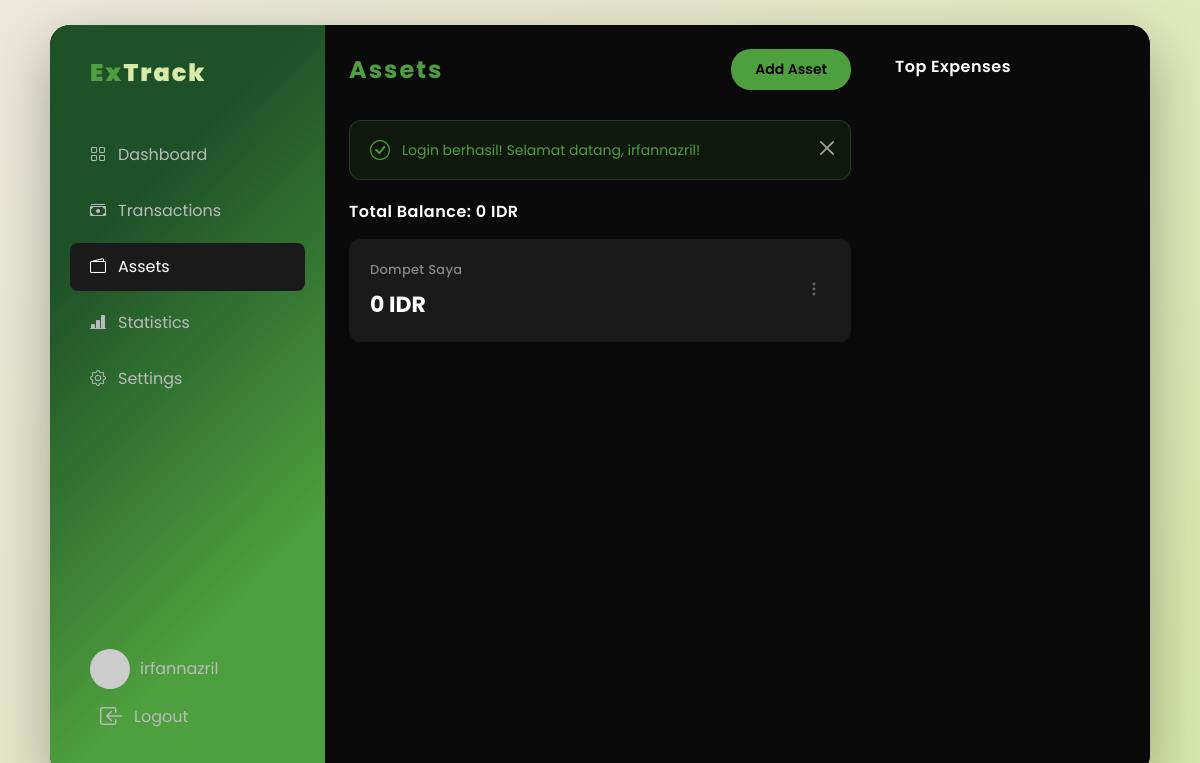
Before: /pages/assets.php (signed in) with the older database file.
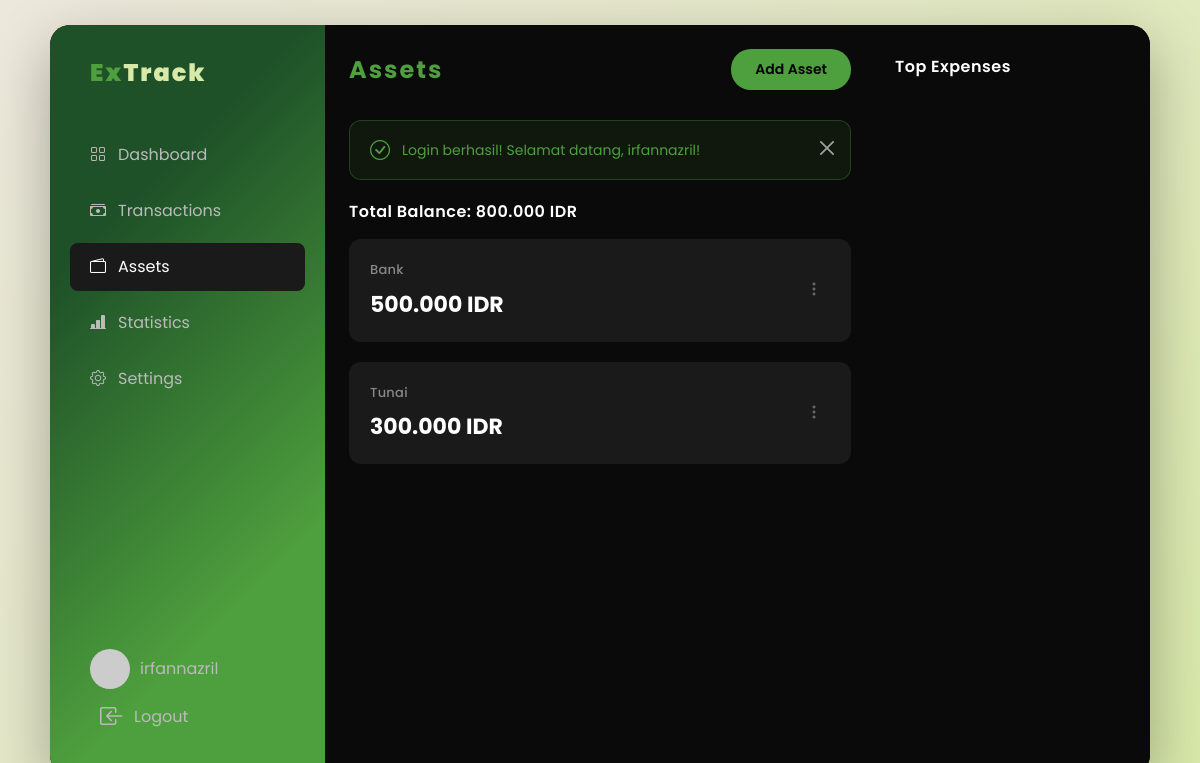
After: the same page with the newer database file.
### tables this page shows
CREATE TABLE `assets` (
  `asset_id` int(11) NOT NULL,
  `user_id` int(11) NOT NULL,
  `asset_name` varchar(100) NOT NULL,
  `balance` decimal(15,2) DEFAULT 0.00,
  `created_at` timestamp NOT NULL DEFAULT current_timestamp(),
  `updated_at` timestamp NOT NULL DEFAULT current_timestamp() ON UPDATE current_timestamp()
);

### includes/functions.php (called while the page is built, shortened)
<?php
function format_currency($amount) {
    return number_format($amount, 0, ',', '.');
}

### pages/assets.php (the view, shortened to what this page needs)
<?php
require_once __DIR__ . '/../includes/auth_check.php';
require_once __DIR__ . '/../includes/functions.php';
$stmt = $conn->prepare("SELECT * FROM assets WHERE user_id = ? ORDER BY created_at DESC");
$stmt->execute([$user_id]);
$assets = $stmt->fetchAll();
$stmt = $conn->prepare("SELECT COALESCE(SUM(balance), 0) as total FROM assets WHERE user_id = ?");
$stmt->execute([$user_id]);
$total_balance = $stmt->fetch()['total'];
?>
<!DOCTYPE html>
<html lang="en" data-bs-theme="dark">
<head>
  <link href="https://cdn.jsdelivr.net/npm/bootstrap@5.3.0/dist/css/bootstrap.min.css" rel="stylesheet">
  <link rel="stylesheet" href="https://cdn.jsdelivr.net/npm/bootstrap-icons@1.10.0/font/bootstrap-icons.css">
  <link rel="stylesheet" href="../assets/css/style.css">
</head>
<body>
  <div class="dashboard-container">
    <div class="row g-0">
      <div class="col-lg-3">
        <?php include __DIR__ . '/../includes/sidebar.php'; ?>
      </div>
      <div class="col-lg-6">
        <div class="main-content">
          <div class="header">
            <div class="menu">Assets</div>
            <button class="add-wallet-btn" data-bs-toggle="modal" data-bs-target="#addAssetModal">Add Asset</button>
          </div>
          <?php include __DIR__ . '/../includes/alert.php'; ?>
          <div class="section-title">Total Balance: <?= format_currency($total_balance) ?> IDR</div>
          <div class="asset-scroll">
            <?php if (empty($assets)): ?>
              <p class="text-muted">Belum ada asset</p>
            <?php else: ?>
              <?php foreach ($assets as $asset): ?>
                <div class="card-balance">
                  <div class="card-info">
                    <div class="card-label"><?= htmlspecialchars($asset['asset_name']) ?></div>
                    <div class="card-amount"><?= format_currency($asset['balance']) ?> IDR</div>
                  </div>
                  <div class="card-menu">
                    <button class="transaction-menu" onclick='editAsset(<?= json_encode($asset) ?>)'>
                      <i class="bi bi-three-dots-vertical"></i>
                    </button>
                  </div>
                </div>
              <?php endforeach; ?>
            <?php endif; ?>
          </div>
        </div>
      </div>
      <div class="col-lg-3">
        <div class="side-content">
          <div class="side-content-title">Top Expenses</div>
        </div>
      </div>
    </div>
  </div>
</body>
</html>

Changed rows visible on the page:
added assets: asset_name "Bank", balance "500.000"
changed assets: asset_name "Dompet Saya" → "Tunai"; balance "0" → "300.000"
Other visible differences:
format_currency($total_balance): "0" → "800.000"
